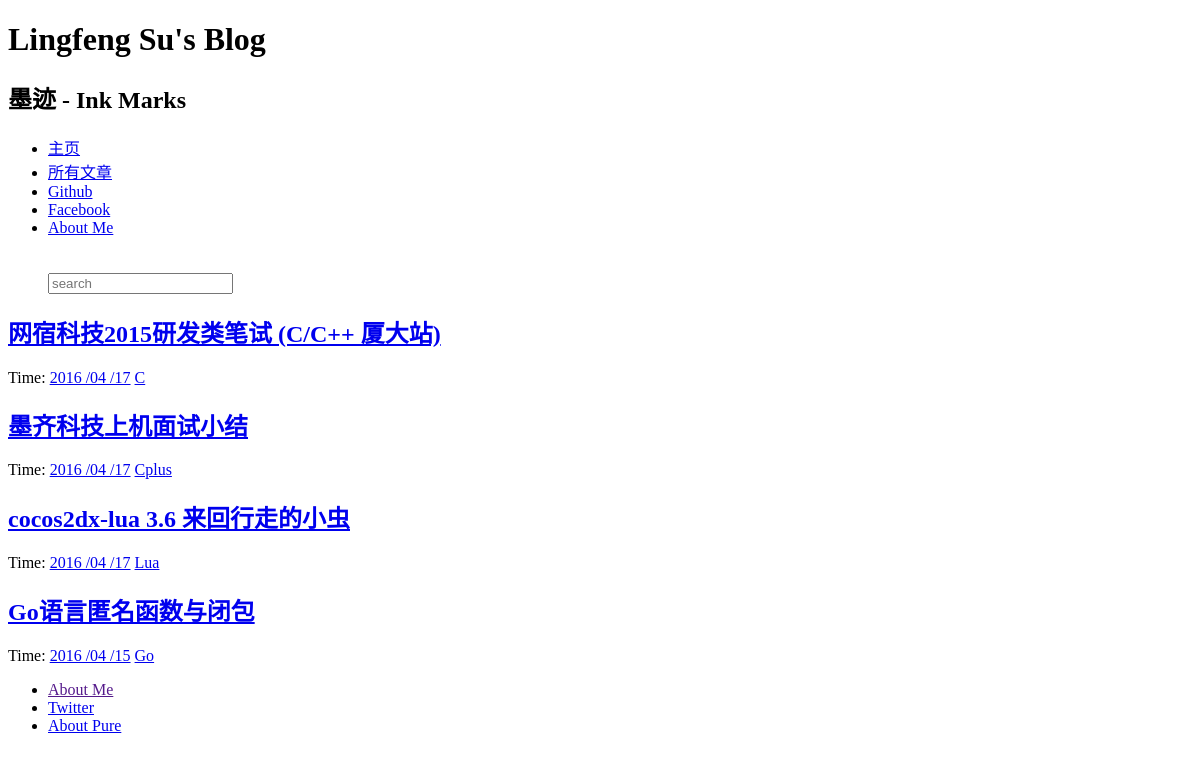
/archives/, run on an earlier commit of the app's database.
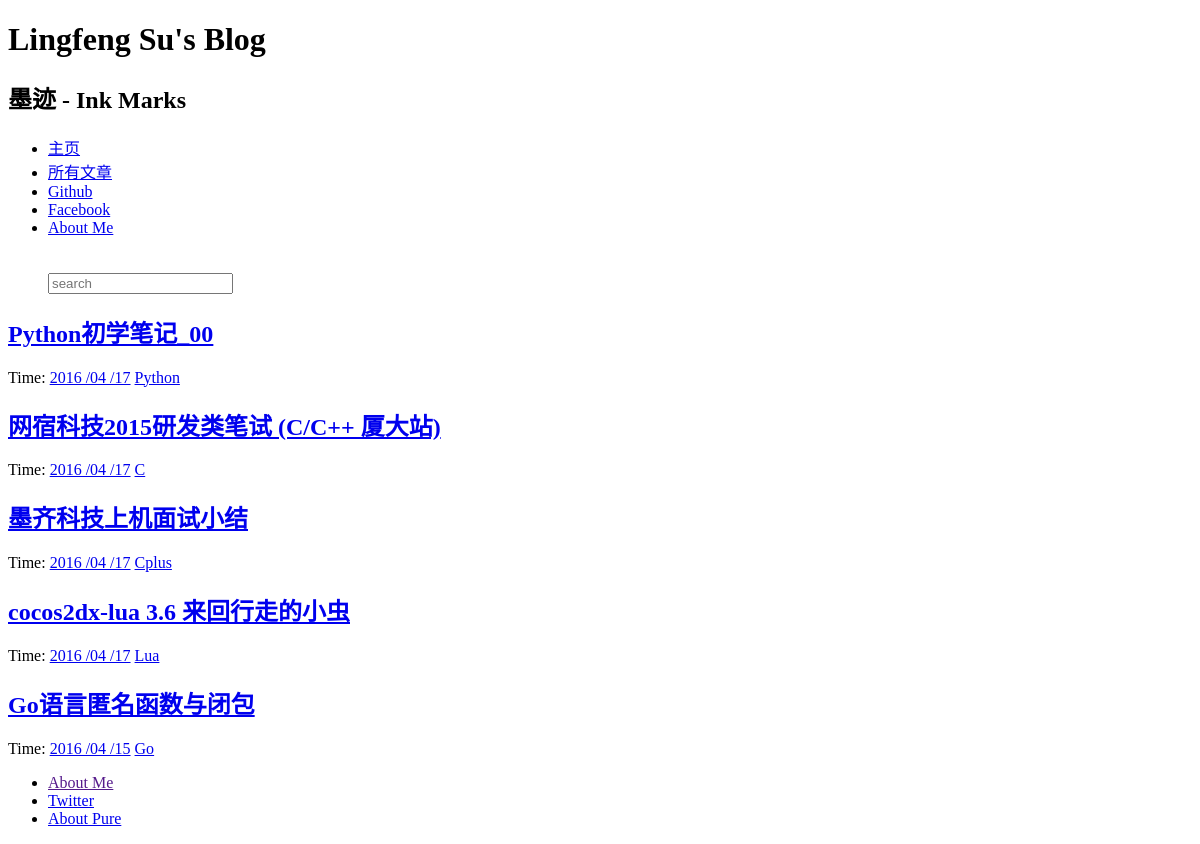
And on a later commit of the database.
### article/models.py (models this page shows, shortened)
class Article(models.Model):
    title = models.CharField(max_length=100)  # 博客题目
    category = models.CharField(max_length=50, blank=True)  # 博客标签
    date_time = models.DateTimeField(auto_now_add=True)  # 博客日期
    content = models.TextField(blank=True, null=True)  # 博客文章正文
    class Meta:  # 按时间下降排序
        ordering = ['-date_time']

### article/views.py (the view)
# urls.py: url(r'^archives/$', 'article.views.archives',
def archives(request):
    try:
        post_list = Article.objects.all()
    except Article.DoesNotExist:
        raise Http404
    return render(request, 'archives.html', {'post_list': post_list,
                                             'error': False})

### templates/archives.html
{% extends "base.html" %}
{% block content %}
<div class="posts">
    {% if error %}
        <h2 class="post-title">没有相关文章题目</a></h2>
    {% else %}
    {% for post in post_list %}
        <section class="post">
            <header class="post-header">
                <h2 class="post-title"><a href="{% url "detail" id=post.id %}">{{ post.title }}</a></h2>
                    <p class="post-meta">
                        Time:  <a class="post-author" href="#">{{ post.date_time |date:"Y /m /d"}}</a> <a class="post-category post-category-js" href="{% url "search_tag" tag=post.category %}">{{ post.category }}</a>
                    </p>
            </header>
        </section>
    {% endfor %}
    {% endif %}
</div>
{% endblock %}

What changed in the data, as far as the page shows it:
added Article: title "Python初学笔记_00", date_time "2016 /04 /17", category "Python"
